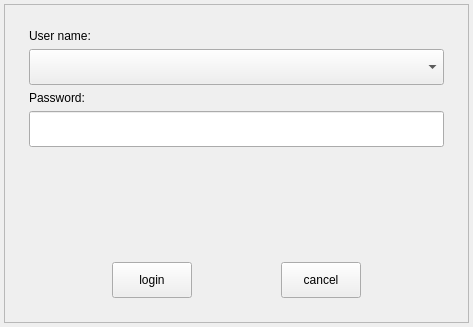
<?xml version="1.0" encoding="UTF-8"?>
<ui version="4.0">
 <class>Login</class>
 <widget class="QWidget" name="Login">
  <property name="geometry">
   <rect>
    <x>0</x>
    <y>0</y>
    <width>473</width>
    <height>327</height>
   </rect>
  </property>
  <property name="windowTitle">
   <string>Form</string>
  </property>
  <layout class="QVBoxLayout" name="verticalLayout_4">
   <property name="spacing">
    <number>6</number>
   </property>
   <property name="leftMargin">
    <number>4</number>
   </property>
   <property name="topMargin">
    <number>4</number>
   </property>
   <property name="rightMargin">
    <number>4</number>
   </property>
   <property name="bottomMargin">
    <number>4</number>
   </property>
   <item>
    <widget class="QFrame" name="m_frame">
     <property name="frameShape">
      <enum>QFrame::StyledPanel</enum>
     </property>
     <property name="frameShadow">
      <enum>QFrame::Raised</enum>
     </property>
     <layout class="QVBoxLayout" name="verticalLayout_3">
      <property name="leftMargin">
       <number>24</number>
      </property>
      <property name="topMargin">
       <number>24</number>
      </property>
      <property name="rightMargin">
       <number>24</number>
      </property>
      <property name="bottomMargin">
       <number>24</number>
      </property>
      <item>
       <layout class="QVBoxLayout" name="verticalLayout">
        <item>
         <widget class="QLabel" name="label">
          <property name="text">
           <string>User name:</string>
          </property>
         </widget>
        </item>
        <item>
         <widget class="QComboBox" name="m_comboBox">
          <property name="minimumSize">
           <size>
            <width>0</width>
            <height>36</height>
           </size>
          </property>
         </widget>
        </item>
       </layout>
      </item>
      <item>
       <layout class="QVBoxLayout" name="verticalLayout_2">
        <item>
         <widget class="QLabel" name="label_2">
          <property name="text">
           <string>Password:</string>
          </property>
         </widget>
        </item>
        <item>
         <widget class="QLineEdit" name="m_password">
          <property name="minimumSize">
           <size>
            <width>0</width>
            <height>36</height>
           </size>
          </property>
         </widget>
        </item>
       </layout>
      </item>
      <item>
       <spacer name="verticalSpacer">
        <property name="orientation">
         <enum>Qt::Vertical</enum>
        </property>
        <property name="sizeHint" stdset="0">
         <size>
          <width>20</width>
          <height>40</height>
         </size>
        </property>
       </spacer>
      </item>
      <item>
       <layout class="QHBoxLayout" name="horizontalLayout">
        <item>
         <widget class="QPushButton" name="m_ok">
          <property name="sizePolicy">
           <sizepolicy hsizetype="Fixed" vsizetype="Fixed">
            <horstretch>0</horstretch>
            <verstretch>0</verstretch>
           </sizepolicy>
          </property>
          <property name="minimumSize">
           <size>
            <width>72</width>
            <height>36</height>
           </size>
          </property>
          <property name="text">
           <string>login</string>
          </property>
         </widget>
        </item>
        <item>
         <widget class="QPushButton" name="m_cancel">
          <property name="sizePolicy">
           <sizepolicy hsizetype="Fixed" vsizetype="Fixed">
            <horstretch>0</horstretch>
            <verstretch>0</verstretch>
           </sizepolicy>
          </property>
          <property name="minimumSize">
           <size>
            <width>72</width>
            <height>36</height>
           </size>
          </property>
          <property name="text">
           <string>cancel</string>
          </property>
         </widget>
        </item>
       </layout>
      </item>
     </layout>
    </widget>
   </item>
  </layout>
 </widget>
 <resources/>
 <connections/>
</ui>
